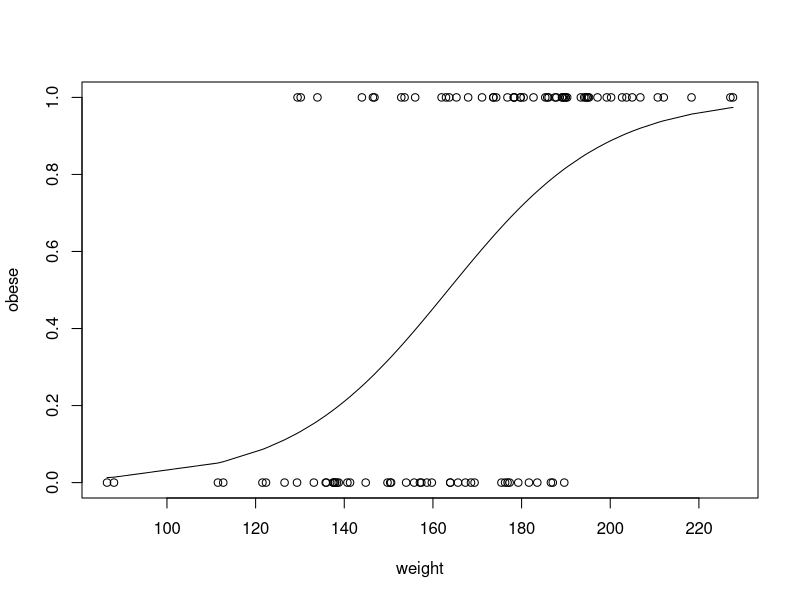
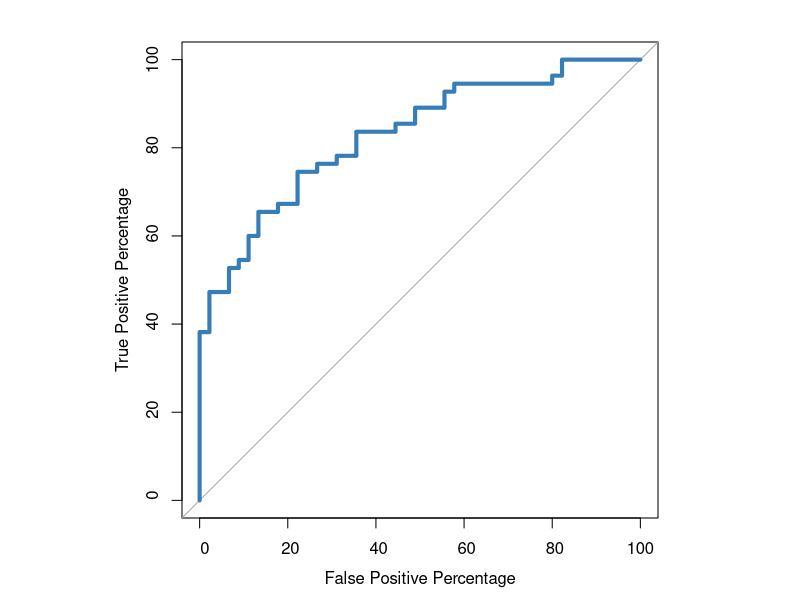
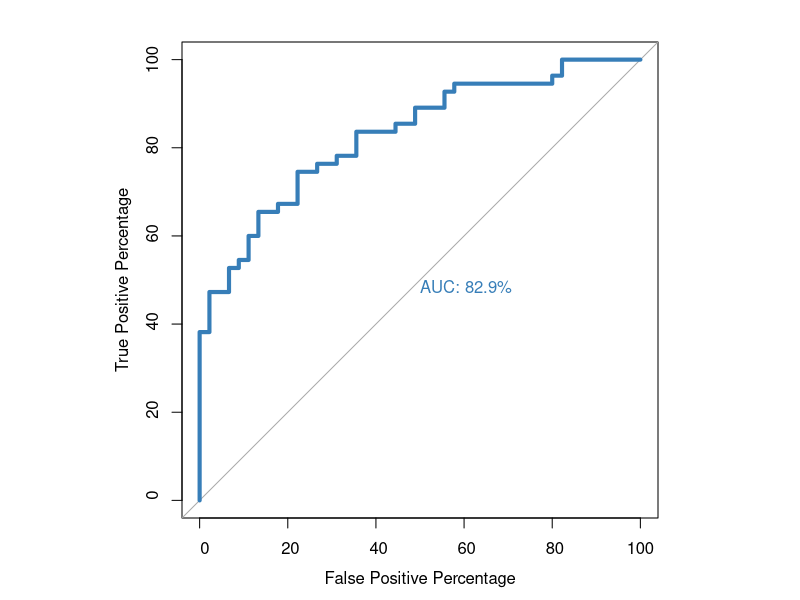
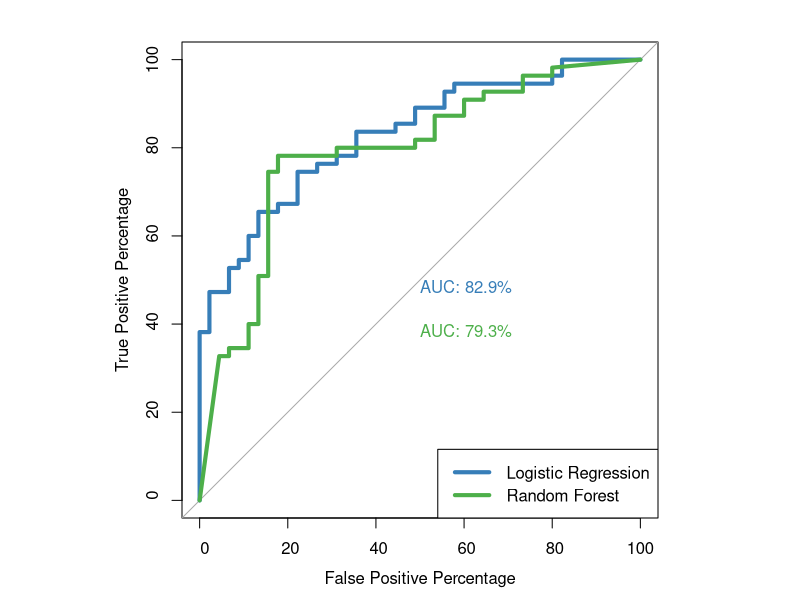

Write the R code that produced these figures, in order.
## ---- chunk 1
library(pROC)

# other libraries not directly needed for understaing the main subject
library(dplyr)
library(randomForest)
## ---- chunk 2
set.seed(420)
n_samples <- 100
## ---- chunk 3
weight <- sort(rnorm(n=n_samples, mean=172, sd=29))
obese <- ifelse((runif(n=n_samples)) < rank(weight)/100, 1, 0)
## ---- chunk 4
plot(x=weight, y=obese)
glm.fit = glm(obese ~ weight, family = binomial)
lines(weight, glm.fit$fitted.values)
## ---- chunk 5
par(pty = "s")  # removes thee padding on left and right drawing a nicer plot
roc(obese, glm.fit$fitted.values, plot=T, legacy.axes = T, percent = T,
    xlab = "False Positive Percentage", ylab = "True Positive Percentage",
    col = '#377EB8', lwd=4)
## ---- chunk 6
par(pty = "s")
roc.info <- roc(obese, glm.fit$fitted.values, plot=T, legacy.axes = T, percent = T,
    xlab = "False Positive Percentage", ylab = "True Positive Percentage",
    col = '#377EB8', lwd=4, print.auc=T)

print(roc.info)

roc.df <- tibble(
  tpp = roc.info$sensitivities,         # true positive percentages
  fpp = (100 - roc.info$specificities), # false positive percentages
  thresholds = roc.info$thresholds
)

head(roc.df)
tail(roc.df)
## ---- chunk 7
# creating the rf model
rf.model <- randomForest(factor(obese) ~ weight)

# plotting the rf.model
par(pty='s')
roc(obese, glm.fit$fitted.values, plot=T, legacy.axes = T, percent = T,
    xlab = "False Positive Percentage", ylab = "True Positive Percentage",
    col = '#377EB8', lwd=4, print.auc=T)
plot.roc(obese, rf.model$votes[,1], percent=T, col='#4DAF4A', lwd=4,
         print.auc=T, add=TRUE, print.auc.y=40)
legend("bottomright", legend=c("Logistic Regression", "Random Forest"),
       col=c('#377EB8', '#4DAF4A'), lwd=4)
